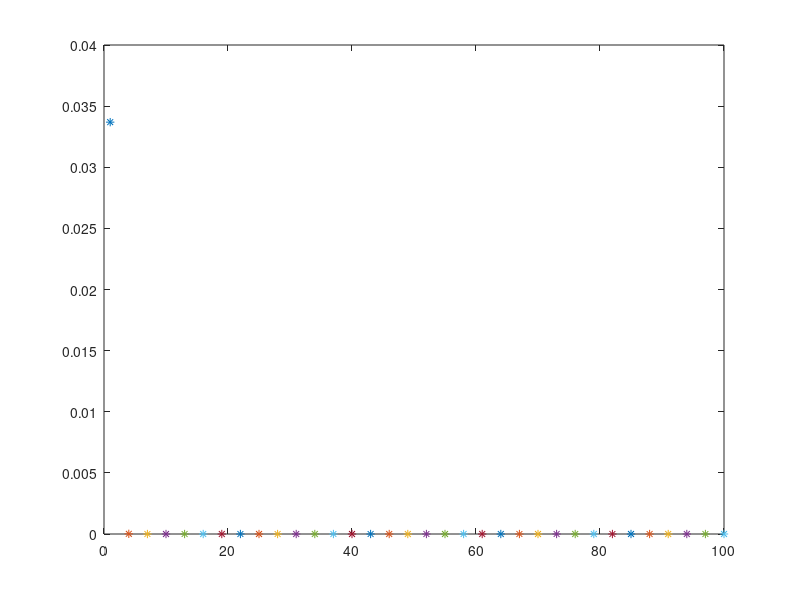

The MATLAB script that drew this image:
% 2.
% Poisson approximation of the Binomial distribution: If n >= 30 and p <= 0.05, then
% Bino(n, p) ~ Poission(lambda = np)

p = input("p [0, 0.05]: ");

n = 100;

for step = 1:3:n
  lambda = step*p;

  k = step;  % number of successes

  result = (lambda^k * exp(-lambda)) / factorial(k);

  plot(k, result, '*');

  hold on;
  pause(0.1);
endfor

hold off;

